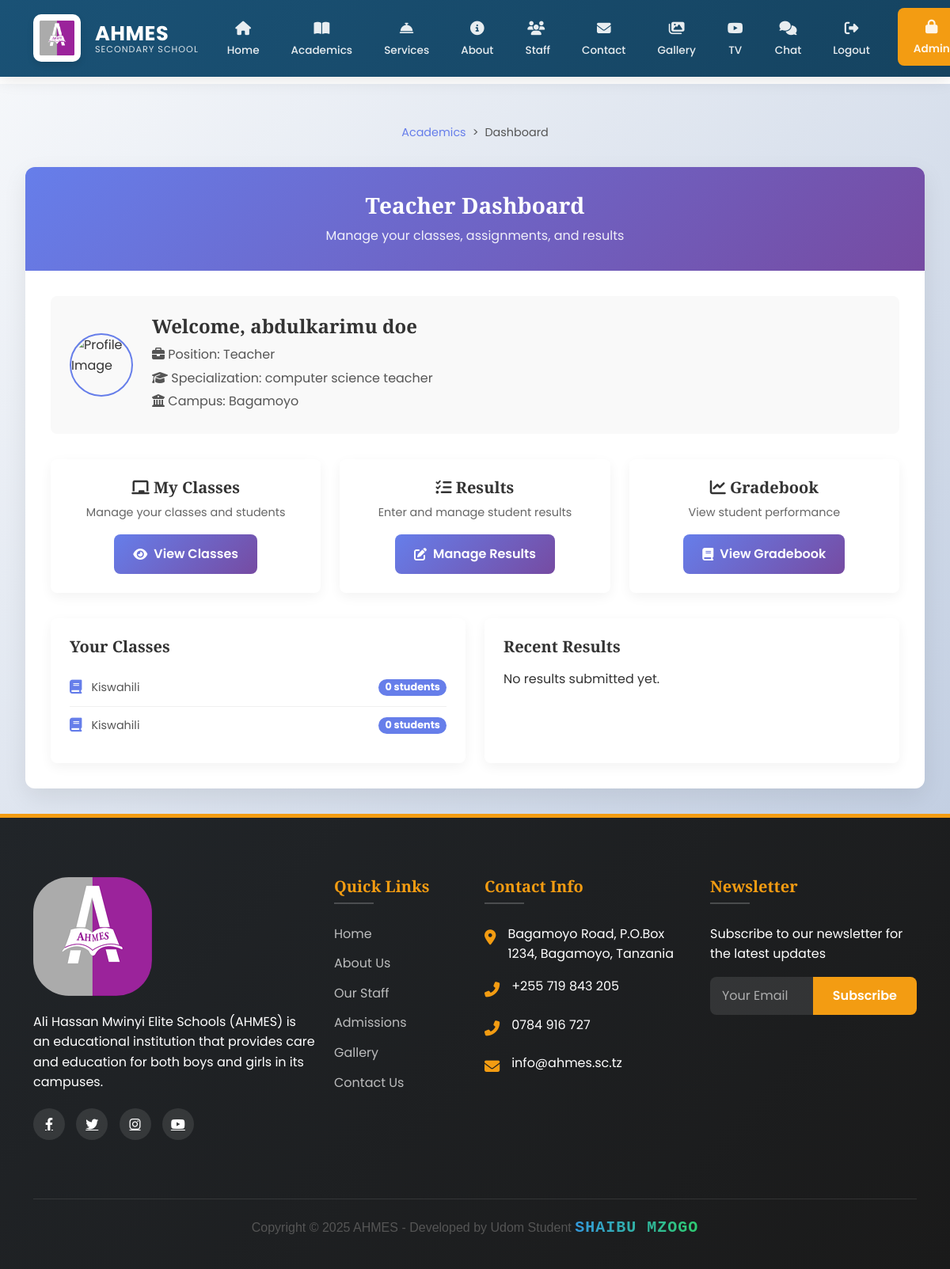
/academics/teacher/dashboard/ (signed in), run on the app's committed database.
### main/models.py (models this page shows, shortened)
class StaffMember(models.Model):
    POSITION_CHOICES = [
        ('Teacher', 'Teacher'),
        ('Administrator', 'Administrator'),
        ('Support', 'Support Staff'),
    ]
    user = models.OneToOneField(
        User,
        on_delete=models.CASCADE,
        related_name='staff_profile',
        null=True,
        blank=True
    )
    first_name = models.CharField(max_length=100)
    middle_name = models.CharField(max_length=100, blank=True)
    last_name = models.CharField(max_length=100)
    position = models.CharField(max_length=50, choices=POSITION_CHOICES)
    office_number = models.CharField(max_length=20, blank=True)
    office_location = models.CharField(max_length=200, blank=True)
    specialization = models.CharField(max_length=200)
    campus = models.ForeignKey(
        Campus,
        on_delete=models.CASCADE,
        related_name='staff_members'
    )
    phone = models.CharField(max_length=20)
    email = models.EmailField()
    joined_date = models.DateField()
    image = CloudinaryField('staff', folder="school/staff",
                          transformation={'quality': 'auto:good'})
    created_at = models.DateTimeField(auto_now_add=True)
    updated_at = models.DateTimeField(auto_now=True)
    class Meta:
        ordering = ['-created_at']
        verbose_name = 'Staff Member'
        verbose_name_plural = 'Staff Members'

class Campus(models.Model):
    name = models.CharField(max_length=100)
    location = models.CharField(max_length=200)
    description = models.TextField()
    image = CloudinaryField('campuses', folder="school/campuses",
                          transformation={'quality': 'auto:good'})

class SchoolClass(models.Model):
    name = models.CharField(max_length=100)
    level = models.ForeignKey(Level, on_delete=models.CASCADE)
    teacher = models.ForeignKey(StaffMember, on_delete=models.CASCADE)
    students = models.ManyToManyField(Student)
    academic_year = models.CharField(max_length=20)
    created_at = models.DateTimeField(auto_now_add=True)
    updated_at = models.DateTimeField(auto_now=True)
    @property
    def student_count(self):
        return self.students.count()

### main/views.py (the view)
# urls.py: path('academics/teacher/dashboard/', teacher_dashboard, name='teacher_dashboard'),
@login_required
def teacher_dashboard(request):
    staff_profile = getattr(request.user, 'staff_profile', None)
    if not staff_profile or staff_profile.position != 'Teacher':
        raise PermissionDenied
    classes_taught = SchoolClass.objects.filter(teacher=staff_profile)
    return render(request, 'academics/teacher_dashboard.html', {
        'staff': staff_profile,
        'classes_taught': classes_taught
    })

### main/context_processors.py (called while the page is built)
def admin_counts(request):
    if request.user.is_authenticated and request.user.is_admin:
        return {
            'pending_comments': Comment.objects.filter(is_approved=False).count(),
            'gallery_count': Gallery.objects.count(),
        }
    return {}

def unread_messages_count(request):
    if request.user.is_authenticated:
        count = Message.objects.filter(
            conversation__participants=request.user,
            is_read=False
        ).exclude(
            sender=request.user
        ).count()
        print(f"DEBUG: Unread messages count for {request.user}: {count}")  # Debug output
        return {'unread_messages_count': count}
    return {}

### main/models.py (called while the page is built)
    def __str__(self):
        return self.username

### main/templates/academics/teacher_dashboard.html (shortened to what this page needs)
{% extends 'main/base.html' %}
{% load static %}
{% block content %}
<div class="teacher-dashboard-wrapper">
  <div class="teacher-breadcrumb">
    <ol>
      <li><a href="{% url 'services' %}">Academics</a></li>
      <li class="active">Dashboard</li>
    </ol>
  </div>
  <div class="teacher-dashboard-card">
    <div class="teacher-dashboard-header">
      <h2>Teacher Dashboard</h2>
      <p>Manage your classes, assignments, and results</p>
    </div>
    <div class="teacher-dashboard-body">
      <div class="teacher-profile">
        <img src="{% if staff.image %}{{ staff.image.url }}{% else %}{% static 'images/default-user.jpg' %}{% endif %}" alt="Profile Image">
        <div class="teacher-profile-info">
          <h2>Welcome, {{ staff.first_name }} {{ staff.last_name }}</h2>
          <p><i class="fas fa-briefcase"></i> Position: {{ staff.position }}</p>
          <p><i class="fas fa-graduation-cap"></i> Specialization: {{ staff.specialization }}</p>
          <p><i class="fas fa-university"></i> Campus: {{ staff.campus.name }}</p>
        </div>
      </div>
      <div class="dashboard-grid">
        <div class="dashboard-item">
          <h3><i class="fas fa-chalkboard"></i> My Classes</h3>
          <p>Manage your classes and students</p>
          <a href="{% url 'teacher_classes' %}"><i class="fas fa-eye"></i> View Classes</a>
        </div>
        <div class="dashboard-item">
          <h3><i class="fas fa-tasks"></i> Results</h3>
          <p>Enter and manage student results</p>
          <a href="{% url 'teacher_result_dashboard' %}"><i class="fas fa-edit"></i> Manage Results</a>
        </div>
        <div class="dashboard-item">
          <h3><i class="fas fa-chart-line"></i> Gradebook</h3>
          <p>View student performance</p>
          <a href="{% url 'teacher_gradebook' %}"><i class="fas fa-book"></i> View Gradebook</a>
        </div>
      </div>
      <div class="recent-section">
        <div class="recent-card">
          <h3>Your Classes</h3>
          {% if classes_taught %}
            <ul>
              {% for class in classes_taught %}
                <li>
                  <i class="fas fa-book"></i> {{ class.name }}
                  <span class="badge">{{ class.student_count }} students</span>
                </li>
              {% endfor %}
            </ul>
          {% else %}
            <p>You are not currently assigned to any classes.</p>
          {% endif %}
        </div>
        <div class="recent-card">
          <h3>Recent Results</h3>
          {% if recent_results %}
            <table class="result-table">
              <thead>
                <tr>
                  <th>Student</th>
                  <th>Subject</th>
                  <th>Score</th>
                  <th>Status</th>
                </tr>
              </thead>
              <tbody>
                {% for result in recent_results %}
                <tr>
                  <td>{{ result.student }}</td>
                  <td>{{ result.subject }}</td>
                  <td>{{ result.total_score }}</td>
                  <td>
                    <span class="badge {% if result.is_approved %}badge-approved{% else %}badge-pending{% endif %}">
                      {% if result.is_approved %}Approved{% else %}Pending{% endif %}
                    </span>
                  </td>
                </tr>
                {% endfor %}
              </tbody>
            </table>
            <a href="{% url 'teacher_result_dashboard' %}" class="btn btn-primary mt-3">View All Results</a>
          {% else %}
            <p>No results submitted yet.</p>
          {% endif %}
        </div>
      </div>
    </div>
  </div>
</div>
{% endblock %}

### main/templates/academics/teacher_dashboard.html (style rules this page uses)
.teacher-dashboard-wrapper { background: linear-gradient(135deg, #f5f7fa 0%, #c3cfe2 100%); min-height: 100vh; display: flex; flex-direction: column; padding: 2rem; }
.teacher-breadcrumb { background: transparent; padding: 1rem 0; margin-bottom: 1rem; text-align: center; }
.teacher-breadcrumb ol { list-style: none; display: inline-flex; gap: 0.5rem; margin: 0; padding: 0; font-size: 0.9rem; }
.teacher-breadcrumb li a { color: #667eea; text-decoration: none; transition: color 0.3s; }
.teacher-breadcrumb li.active { color: #555; }
.teacher-breadcrumb li + li:before { content: '>'; margin-right: 0.5rem; color: #555; }
.teacher-dashboard-card { background: white; border-radius: 12px; box-shadow: 0 10px 30px rgba(0, 0, 0, 0.08); overflow: hidden; width: 100%; max-width: 1200px; transition: transform 0.3s ease, box-shadow 0.3s ease; margin: 0 auto; }
.teacher-dashboard-header { background: linear-gradient(135deg, #667eea 0%, #764ba2 100%); color: white; padding: 2rem; text-align: center; position: relative; }
.teacher-dashboard-header h2 { font-weight: 600; margin: 0; font-size: 1.75rem; }
.teacher-dashboard-header p { opacity: 0.9; margin: 0.5rem 0 0; font-size: 1rem; }
.teacher-dashboard-body { padding: 2rem; }
.teacher-profile { display: flex; align-items: center; gap: 1.5rem; margin-bottom: 2rem; padding: 1.5rem; background: #f9f9f9; border-radius: 8px; }
.teacher-profile img { width: 80px; height: 80px; border-radius: 50%; object-fit: cover; border: 2px solid #667eea; }
.teacher-profile-info h2 { font-weight: 600; font-size: 1.5rem; margin: 0 0 0.5rem; }
.teacher-profile-info p { margin: 0.25rem 0; font-size: 1rem; color: #555; }
.dashboard-grid { display: grid; grid-template-columns: repeat(auto-fit, minmax(250px, 1fr)); gap: 1.5rem; margin-bottom: 2rem; }
.dashboard-item { background: white; border-radius: 8px; padding: 1.5rem; text-align: center; box-shadow: 0 5px 15px rgba(0, 0, 0, 0.05); transition: transform 0.3s ease, box-shadow 0.3s ease; }
.dashboard-item h3 { font-size: 1.25rem; margin: 0 0 0.5rem; color: #333; }
.dashboard-item p { font-size: 0.9rem; color: #666; margin: 0 0 1rem; }
.dashboard-item a { background: linear-gradient(135deg, #667eea 0%, #764ba2 100%); color: white; padding: 0.75rem 1.5rem; border-radius: 8px; text-decoration: none; font-weight: 600; display: inline-flex; align-items: center; gap: 0.5rem; transition: all 0.3s; }
.recent-section { display: grid; grid-template-columns: 1fr 1fr; gap: 1.5rem; }
.recent-card { background: white; border-radius: 8px; box-shadow: 0 5px 15px rgba(0, 0, 0, 0.05); padding: 1.5rem; }
.recent-card h3 { font-size: 1.25rem; margin: 0 0 1rem; color: #333; }
.recent-card ul { list-style: none; padding: 0; margin: 0; }
.recent-card ul li { display: flex; align-items: center; gap: 0.75rem; padding: 0.75rem 0; font-size: 0.9rem; color: #555; border-bottom: 1px solid #f0f0f0; }
.recent-card ul li:last-child { border-bottom: none; }
.recent-card ul li i { color: #667eea; font-size: 1.1rem; }
.badge { background: #667eea; color: white; padding: 0.25rem 0.5rem; border-radius: 12px; font-size: 0.8rem; margin-left: auto; }

### data on the page
StaffMember: first_name "abdulkarimu", last_name "doe", position "Teacher", specialization "computer science teacher", campus.name "Bagamoyo"
SchoolClass: name "Kiswahili", student_count "0"
SchoolClass: name "Kiswahili", student_count "0"
